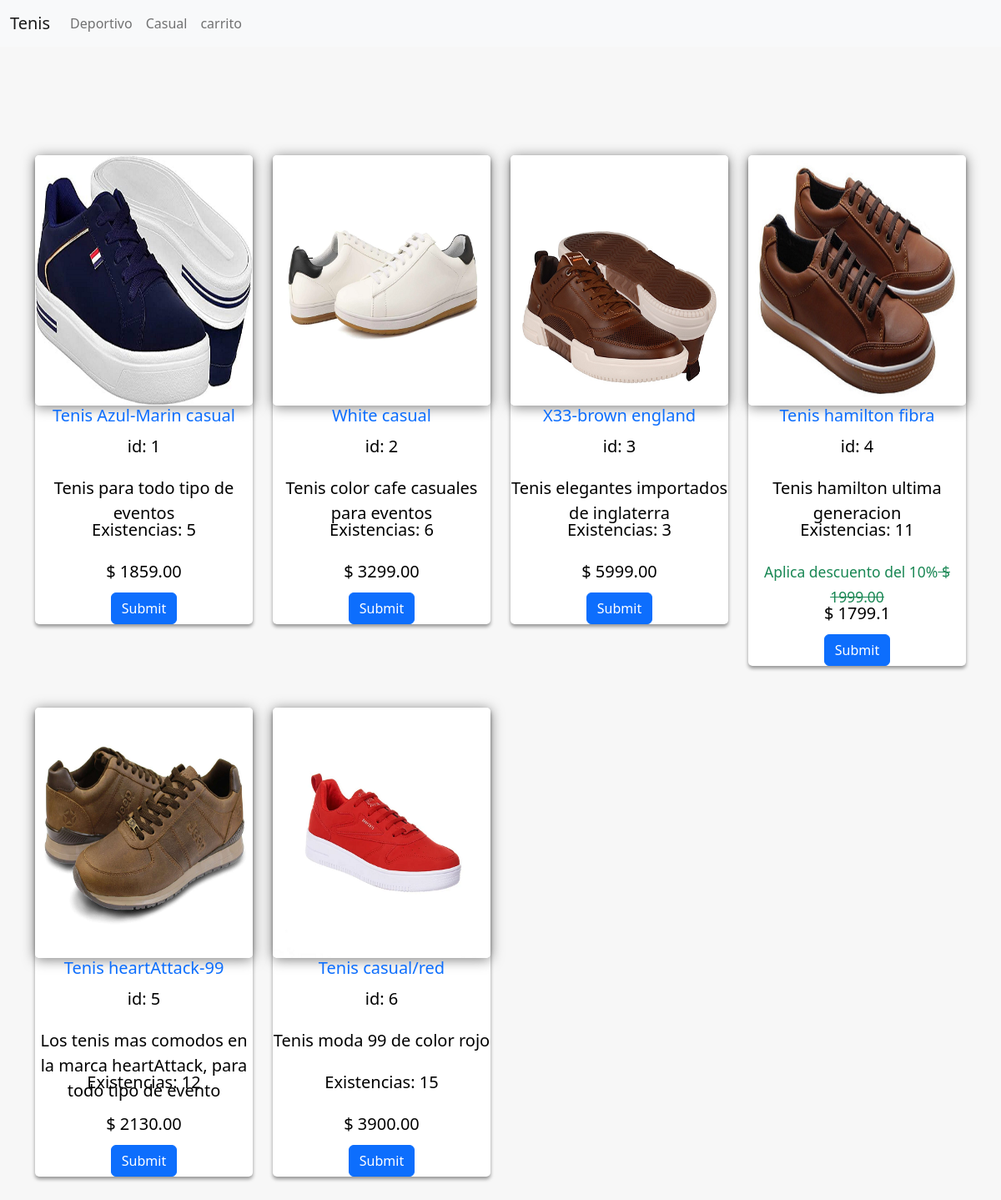
The app's page /carrito/categoria2.php with its own data.
### tables this page shows
CREATE TABLE `productos` (
  `idProd` int(3) NOT NULL,
  `nombre` varchar(200) NOT NULL,
  `categoria` varchar(200) NOT NULL,
  `descripcion` text NOT NULL,
  `existencia` int(3) NOT NULL,
  `precio` decimal(10,2) NOT NULL,
  `nombreImg` varchar(250) NOT NULL,
  `descuento` int(11) DEFAULT NULL
);

### carrito/categoria2.php (the view, shortened to what this page needs)
<?php
    $servidor='localhost';
    $cuenta='root';
    $password='';
    $bd='tiendatenis';
    $contador=0;
    $conn = new mysqli($servidor,$cuenta,$password,$bd);
    if ($conn->connect_error) {
        die("Connection failed: " . $conn->connect_error);
    }else{
        $query = "SELECT * FROM productos";
        $resultado = $conn -> query($query);
        while($fila = $resultado -> fetch_assoc()){
            $contador++;
        }
        $query = "SELECT * FROM productos";
        $resultado = $conn -> query($query);
        $numeroRandom=rand(1,$contador);
    }
?>
<!doctype html>
<html lang="en">
<head>
    <link href="https://cdn.jsdelivr.net/npm/bootstrap@5.2.2/dist/css/bootstrap.min.css" rel="stylesheet">
    <link rel="stylesheet" href="css/estiloCompra.css">
</head>
  <body>
    <nav class="navbar navbar-expand-lg bg-light">
        <div class="container-fluid">
            <a class="navbar-brand" href="categoriaGeneral.php">Tenis</a>
            <div class="collapse navbar-collapse" id="navbarNav">
            <ul class="navbar-nav">
            <li class="nav-item">
                <a class="nav-link" href="categoria1.php">Deportivo</a>
                </li>
                <li class="nav-item">
                <a class="nav-link" href="categoria2.php">Casual</a>
                </li>
                <li id="carritoMostrar" class="nav-item">
                <a class="nav-link" href="carrito.php"> carrito <span class="badge bg-secondary"><?php echo $_SESSION['totalProductos']; ?></span></a>
                </li>
            </ul>
            </div>
        </div>
    </nav>
    <div id="cards_landscape_wrap-2">
        <div class="container">
            <div class="row">
                <?php
                $contadorDescuento=0;
                while($fila = $resultado -> fetch_assoc()){
                    $contadorDescuento++; ?>
                   <?php if($fila["categoria"] == "casual"){ ?>
                        <div class="col-xs-12 col-sm-6 col-md-3 col-lg-3">
                                    <a href="">
                                        <div class="card-flyer">
                                            <div class="text-box">
                                                <div class="image-box">
                                                    <img src="<?php echo $fila['nombreImg']?>" alt="" />
                                                </div>
                                                <div class="card-body">
                                    <h5 class="card-title"><?php echo $fila["nombre"]?></h5>
                                    <p class="card-text">id: <?php echo $fila["idProd"] ?></p>
                                    <p class="card-text"><?php echo $fila["descripcion"] ?></p>
                                    <p class="card-text">Existencias: <?php echo $fila["existencia"] ?></p>
                                    <?php if ($contadorDescuento == $numeroRandom){ ?>
                                            <p class="card-text"><small class="text-success" >Aplica descuento del 10%<del> $ <?php echo $fila["precio"] ?></small></del></p>
                                            <p class="card-text"> $ <?php echo $fila["precio"]*.9 ?></p>
                                        <?php } else{ ?>
                                            <p class="card-text">$ <?php echo $fila["precio"] ?></p>
                                        <?php } ?>
                                    <form method="post" action="recibiendoMetodoPost.php">
                                        <input  class="btn btn-primary" type="submit">
                                    </form>
                                </div>
                                            </div>
                                        </div>
                                    </a>
                                </div>
                    <?php } ?>
                <?php } ?>
            </div>
        </div>
    </div>
</body>
</html>

### carrito/css/estiloCompra.css (style rules this page uses)
#cards_landscape_wrap-2 { text-align: center; background: #F7F7F7; }
#cards_landscape_wrap-2 .container { padding-top: 80px; padding-bottom: 100px; }
#cards_landscape_wrap-2 a { text-decoration: none; outline: none; }
#cards_landscape_wrap-2 .card-flyer { border-radius: 5px; }
#cards_landscape_wrap-2 .card-flyer .image-box { background: #ffffff; overflow: hidden; box-shadow: 0px 2px 15px rgba(0, 0, 0, 0.50); border-radius: 5px; }
#cards_landscape_wrap-2 .card-flyer .image-box img { -webkit-transition:all .9s ease; -moz-transition:all .9s ease; -o-transition:all .9s ease; -ms-transition:all .9s ease; width: 100%; height: 300px; }
#cards_landscape_wrap-2 .card-flyer .text-box { text-align: center; }
#cards_landscape_wrap-2 .card-flyer { background: #FFFFFF; margin-top: 50px; -webkit-transition: all 0.2s ease-in; -moz-transition: all 0.2s ease-in; -ms-transition: all 0.2s ease-in; -o-transition: all 0.2s ease-in; transition: all 0.2s ease-in; box-shadow: 0px 3px 4px rgba(0, 0, 0, 0.40); }
#cards_landscape_wrap-2 .card-flyer .text-box p { margin-top: 10px; margin-bottom: 0px; padding-bottom: 0px; font-size: 20px; color: #000000; height: 40px; }

### records on screen
productos: nombreImg (picture), nombre "Tenis Azul-Marin casual", idProd "1", descripcion "Tenis para todo tipo de eventos", existencia "5", precio "1859.00"
productos: nombreImg (picture), nombre "White casual", idProd "2", descripcion "Tenis color cafe casuales para eventos", existencia "6", precio "3299.00"
productos: nombreImg (picture), nombre "X33-brown england", idProd "3", descripcion "Tenis elegantes importados de inglaterra", existencia "3", precio "5999.00"
productos: nombreImg (picture), nombre "Tenis hamilton fibra", idProd "4", descripcion "Tenis hamilton ultima generacion", existencia "11", precio "1999.00", precio "1799.1"
productos: nombreImg (picture), nombre "Tenis heartAttack-99", idProd "5", descripcion "Los tenis mas comodos en la marca heartAttack, para todo tipo de evento", existencia "12", precio "2130.00"
productos: nombreImg (picture), nombre "Tenis casual/red", idProd "6", descripcion "Tenis moda 99 de color rojo", existencia "15", precio "3900.00"
